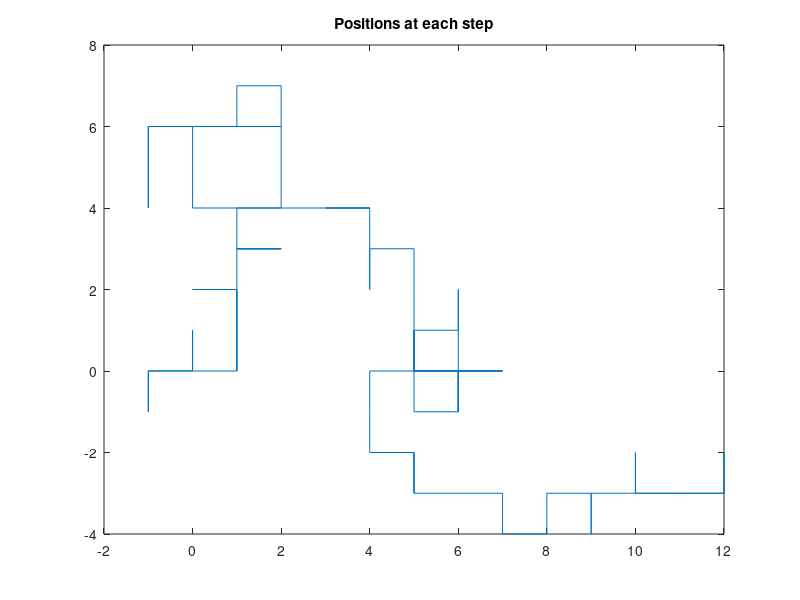

This figure's MATLAB source:
N=100;
M = zeros(N,2);

for i=1:N-1
    r=rand;
    if (r<0.25)
        M(i+1,1)=M(i,1);
        M(i+1,2)=M(i,2)+1;
    elseif (r<0.5)
        M(i+1,1)=M(i,1)+1;
        M(i+1,2)=M(i,2);
    elseif (r <0.75)
        M(i+1,1)=M(i,1);
        M(i+1,2)=M(i,2)-1;
    else
        M(i+1,1)=M(i,1)-1;
        M(i+1,2)=M(i,2);
    end 
end 
plot(M(:,1), M(:,2))
title 'Positions at each step'

away=0;
k=1000;
for j=1:k
    for i=1:N-1
        r=rand;
        if (r<0.25)
            M(i+1,1)=M(i,1);
            M(i+1,2)=M(i,2)+1;
        elseif (r<0.5)
            M(i+1,1)=M(i,1)+1;
        	M(i+1,2)=M(i,2);
        elseif (r <0.75)
            M(i+1,1)=M(i,1);
            M(i+1,2)=M(i,2)-1;
        else
            M(i+1,1)=M(i,1)-1;
            M(i+1,2)=M(i,2);
        end
    end 
    if abs(M(i+1,1))>=10 || abs(M(i+1,2))>=10
        away=away+1;
    end
end 
prob=away/k
            